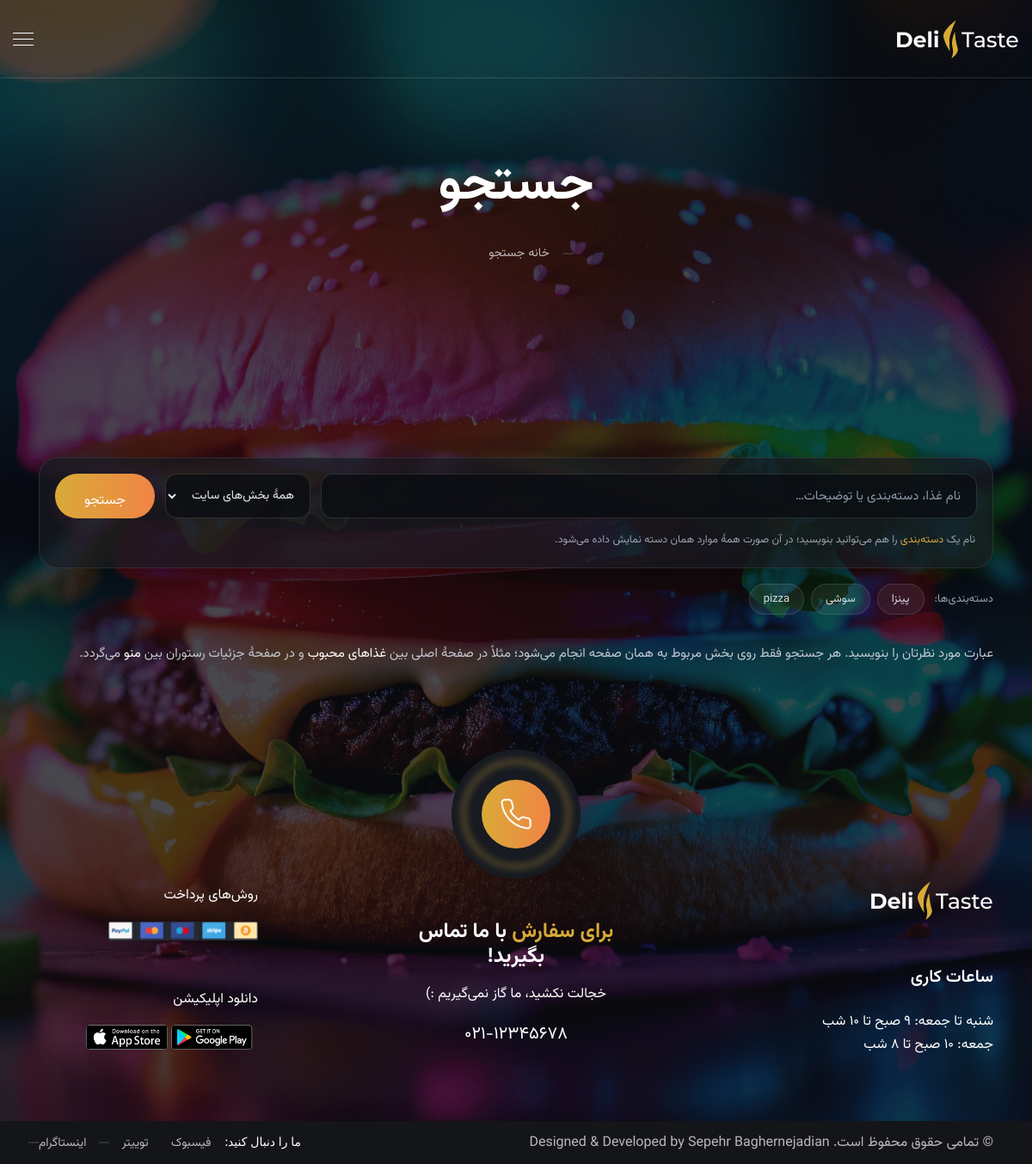
The app's page /search/ with its own data.
### ghaza_app/models.py (models this page shows, shortened)
class Category(models.Model):
    name = models.CharField("نام دسته‌بندی", max_length=100)
    slug = models.SlugField("شناسه (انگلیسی)", unique=True,
                            help_text="مثلاً: pizza, meat, sushi, fastfood, vegitarian")
    order = models.PositiveIntegerField("ترتیب نمایش", default=0)
    class Meta:
        ordering = ['order']
        verbose_name = "دسته‌بندی"
        verbose_name_plural = "دسته‌بندی‌ها"

### GOZIYAT_APP/models.py (models this page shows, shortened)
class DetailCategory(models.Model):
    name = models.CharField('نام دسته‌بندی', max_length=80)
    order = models.PositiveIntegerField('ترتیب نمایش', default=0)
    class Meta:
        ordering = ['order', 'id']
        verbose_name = 'دسته‌بندی'
        verbose_name_plural = 'دسته‌بندی‌ها'

### restoran_asli/views.py (the view)
# urls.py: path('search/', views.search, name='search'),
def search(request):
    query = (request.GET.get('q') or request.GET.get('search') or '').strip()[:80]
    scope = request.GET.get('scope') or 'all'
    if scope not in SEARCH_SCOPES:
        scope = 'all'
    cat_id = (request.GET.get('cat') or '').strip()
    want_food = scope in ('food', 'all')
    want_item = scope in ('item', 'all')
    approved = Q(comments__is_approved=True)
    food_groups, food_categories, matched_food_ids = [], [], set()
    if want_food:
        food_categories = list(Category.objects.all())
        matched = _matched_categories(Category.objects.all(), query, cat_id)
        matched_food_ids = {c.pk for c in matched}
        foods = (Food.objects.filter(is_available=True)
                 .select_related('category')
                 .annotate(comment_count=Count('comments', filter=approved),
                           avg_rating=Avg('comments__rating', filter=approved)))
        condition = Q(category__in=matched) if matched else Q()
        if query:
            condition |= _or_icontains(['name', 'description'], query)
        foods = foods.filter(condition) if condition else foods.none()
        food_groups = _group_by_category(foods, matched_food_ids)
    item_groups, item_categories, matched_item_ids = [], [], set()
    if want_item:
        item_categories = list(DetailCategory.objects.all())
        matched = _matched_categories(DetailCategory.objects.all(), query, cat_id,
                                      fields=('name',))
        matched_item_ids = {c.pk for c in matched}
        items = (DetailItem.objects.filter(is_available=True)
                 .select_related('category')
                 .annotate(comment_count=Count('comments', filter=approved),
                           avg=Avg('comments__rating', filter=approved)))
        condition = Q(category__in=matched) if matched else Q()
        if query:
            condition |= _or_icontains(['title', 'description'], query)
        items = items.filter(condition) if condition else items.none()
        for it in items:
            it.avg_r = round(it.avg or 0, 1)
        item_groups = _group_by_category(items, matched_item_ids)
    food_total = sum(len(g['items']) for g in food_groups)
    item_total = sum(len(g['items']) for g in item_groups)
    cat_name = ''
    if cat_id.isdigit():
        picked = (Category.objects.filter(pk=int(cat_id)).first()
                  or DetailCategory.objects.filter(pk=int(cat_id)).first())
        cat_name = picked.name if picked else ''
    context = {
        'q': query,
        'scope': scope,
        'cat_id': cat_id,
        'cat_name': cat_name,
        'food_groups': food_groups,
        'item_groups': item_groups,
        'food_categories': food_categories,
        'item_categories': item_categories,
        'food_total': food_total,
        'item_total': item_total,
        'result_total': food_total + item_total,
        'matched_food_ids': matched_food_ids,
        'matched_item_ids': matched_item_ids,
        'searched': bool(query or cat_id),
    }
    context.update(_cart_context(request))
    return render(request, 'search.html', context)

### templates/search.html (shortened to what this page needs)
{% load static %}
{% load humanize %}
{% load l10n %}
<!doctype html>
<html lang="fa" dir="rtl">
<head>
    <link rel="stylesheet" type="text/css" href="{% static 'assets/css/fonts.css' %}">
    <link rel="stylesheet" type="text/css" href="{% static 'assets/css/all.min.css' %}">
    <link rel="stylesheet" type="text/css" href="{% static 'assets/css/animate.min.css' %}">
    <link rel="stylesheet" type="text/css" href="{% static 'assets/js/lib/slick/slick.css' %}">
    <link rel="stylesheet" type="text/css" href="{% static 'assets/js/lib/slick/slick-theme.css' %}">
    <link rel="stylesheet" type="text/css" href="{% static 'assets/css/flaticon.css' %}">
    <link rel="stylesheet" type="text/css" href="{% static 'assets/css/style.css' %}?v=2">
    <link rel="stylesheet" type="text/css" href="{% static 'assets/css/responsive.css' %}">
    <link rel="stylesheet" type="text/css" href="{% static 'assets/css/rtl.css' %}?v=4">
</head>
<body>
    <div class="wrapper">
        <header>
            <div class="container-fluid">
                <div class="header-content d-flex flex-wrap align-items-center">
                    <div class="logo">
                        <a href="{% url 'index' %}" title="">
                            <img src="{% static 'assets/images/logo.png' %}" alt="">
                        </a>
                    </div>
                    <div class="menu-btn">
                        <span class="bar1"></span>
                        <span class="bar2"></span>
                        <span class="bar3"></span>
                    </div>
                </div>
            </div>
        </header>
        <section class="pager-section text-center">
            <div class="fixed-bg bg4"></div>
            <div class="container">
                <div class="pager-head">
                    <h2>{% if cat_name %}دستهٔ {{ cat_name }}{% elif q %}نتیجه جستجوی «{{ q }}»{% else %}جستجو{% endif %}</h2>
                    <ul>
                        <li><a href="{% url 'index' %}" title="">خانه</a></li>
                        <li><span>جستجو</span></li>
                    </ul>
                </div>
            </div>
        </section>
        <section class="sec-block sr-section">
            <div class="container">
                <form class="sr-form" method="get" action="{% url 'search' %}" role="search">
                    <div class="sr-form__row">
                        <input type="search" name="q" value="{{ q }}" placeholder="نام غذا، دسته‌بندی یا توضیحات…" aria-label="عبارت جستجو">
                        <select name="scope" aria-label="محدودهٔ جستجو">
                            <option value="all"{% if scope == 'all' %} selected{% endif %}>همهٔ بخش‌های سایت</option>
                        </select>
                        <button type="submit" class="btn-default gradient-bg half-radius">جستجو</button>
                    </div>
                    <p class="sr-form__hint">نام یک <b>دسته‌بندی</b> را هم می‌توانید بنویسید؛ در آن صورت همهٔ موارد همان دسته نمایش داده می‌شود.</p>
                </form>
                <div class="sr-chips">
                    <span class="sr-chips__label">دسته‌بندی‌ها:</span>
                    {% for c in food_categories %}
                    <a class="sr-chip{% if cat_id == c.pk|stringformat:'s' and scope != 'item' %} is-on{% endif %}" href="{% url 'search' %}?cat={{ c.pk }}&amp;scope=food">{{ c.name }}</a>
                    {% endfor %}
                    {% for c in item_categories %}
                    <a class="sr-chip{% if cat_id == c.pk|stringformat:'s' and scope == 'item' %} is-on{% endif %}" href="{% url 'search' %}?cat={{ c.pk }}&amp;scope=item">{{ c.name }}</a>
                    {% endfor %}
                </div>
                {% if searched %}
                <p class="sr-summary" style="margin-top:30px">
                    {% if cat_name %}
                    همهٔ موارد دستهٔ «<b>{{ cat_name }}</b>»
                    {% else %}
                    نتایج جستجوی «<b>{{ q }}</b>»
                    {% endif %}
                    در <b>{% if scope == 'food' %}غذاهای صفحهٔ اصلی{% elif scope == 'item' %}منوی رستوران{% else %}همهٔ بخش‌های سایت{% endif %}</b>
                    — <b>{{ result_total }}</b> مورد یافت شد.
                </p>
                {% else %}
                <p class="sr-summary" style="margin-top:30px">
                    عبارت مورد نظرتان را بنویسید. هر جستجو فقط روی بخش مربوط به همان صفحه انجام می‌شود؛
                    مثلاً در صفحهٔ اصلی بین <b>غذاهای محبوب</b> و در صفحهٔ جزئیات رستوران بین <b>منو</b> می‌گردد.
                </p>
                {% endif %}
            </div>
        </section>
        <footer>
            <div class="top-footer">
                <div class="fixed-bg bg3"></div>
                <div class="phone-div">
                    <div class="border-circle">
                        <div class="phone-circle">
                            <a href="#" title="" class="ext-link"></a>
                        </div>
                    </div>
                </div>
                <div class="container">
                    <div class="row align-items-center">
                        <div class="col-lg-3 col-md-6">
                            <div class="widget widget-about">
                                <img src="{% static 'assets/images/logo.png' %}" alt="">
                                <h4>ساعات کاری</h4>
                                <p>شنبه تا جمعه: ۹ صبح تا ۱۰ شب <br /> جمعه: ۱۰ صبح تا ۸ شب</p>
                            </div>
                        </div>
                        <div class="col-lg-6 col-md-6">
                            <div class="widget widget-contact text-center">
                                <h2><span>برای سفارش</span> با ما تماس بگیرید!</h2>
                                <p>خجالت نکشید، ما گاز نمی‌گیریم :)</p>
                                <strong>۰۲۱-۱۲۳۴۵۶۷۸</strong>
                            </div>
                        </div>
                        <div class="col-lg-3 col-md-6">
                            <div class="widget widget-payment">
                                <div class="wid-payment">
                                    <h4>روش‌های پرداخت</h4>
                                    <img src="{% static 'assets/images/imgs.png' %}" alt="">
                                </div>
                                <div class="wid-payment">
                                    <h4>دانلود اپلیکیشن</h4>
                                    <ul>
                                        <li><a href="#" title=""><img src="{% static 'assets/images/btn1.png' %}" alt=""></a></li>
                                        <li><a href="#" title=""><img src="{% static 'assets/images/btn2.png' %}" alt=""></a></li>
                                    </ul>
                                </div>
                            </div>
                        </div>
                    </div>
                </div>
            </div>
            <div class="bottom-footer">
                <div class="container">
                    <div class="row align-items-center">
                        <div class="col-lg-6">
                            <div class="copyright">
                                <p>© تمامی حقوق محفوظ است. Designed &amp; Developed by <a href="https://sepehrbaghernezhadian.ir/" target="_blank" rel="noopener">Sepehr Baghernejadian</a></p>
                            </div>
                        </div>
                        <div class="col-lg-6">
                            <div class="find-us text-right">
                                <h5>ما را دنبال کنید:</h5>
                                <ul class="social-links-text">
                                    <li><a href="#" title="">فیسبوک</a></li>
                                    <li><a href="#" title="">توییتر</a></li>
                                    <li><a href="https://www.instagram.com/sepi__en/" target="_blank" rel="noopener" title="sepi__en">اینستاگرام</a></li>
                                </ul>
                            </div>
                        </div>
                    </div>
                </div>
            </div>
        </footer>
    </div>
</body>
</html>

### records on screen
Category: name "پینزا"
Category: name "سوشی"
DetailCategory: name "pizza"
